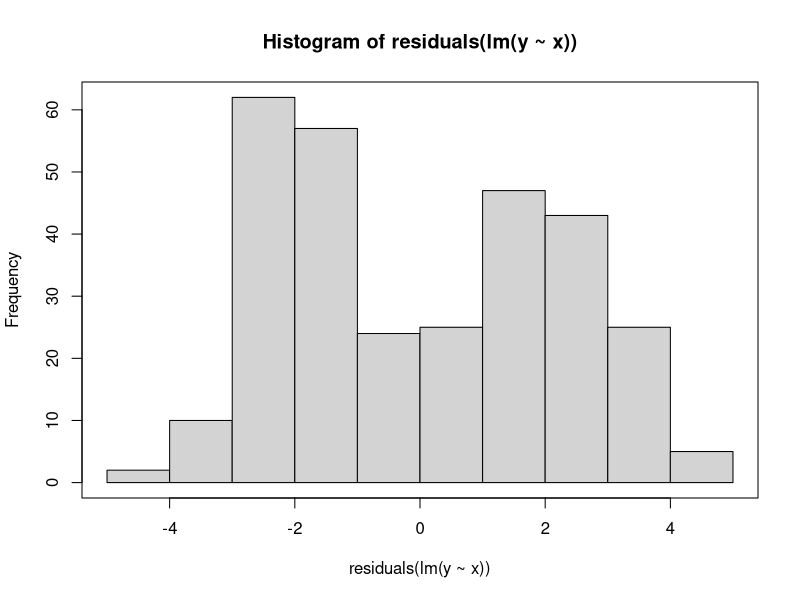
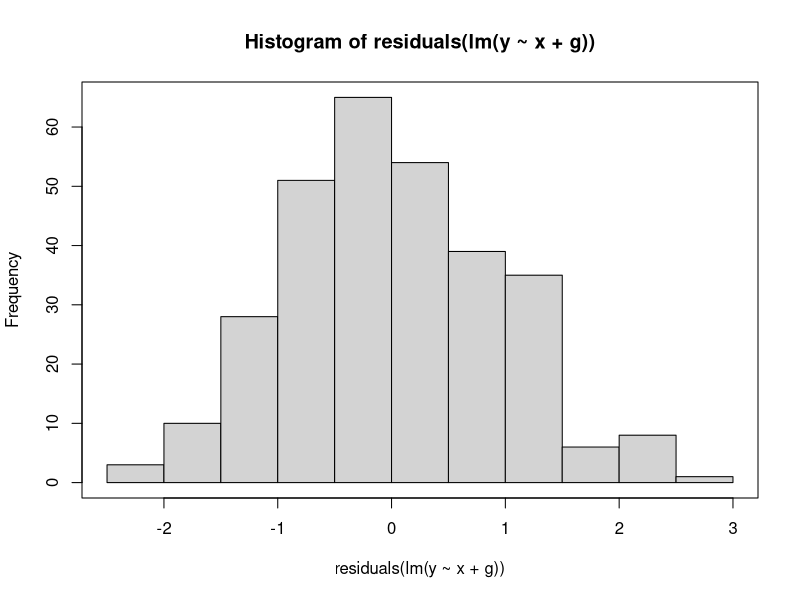
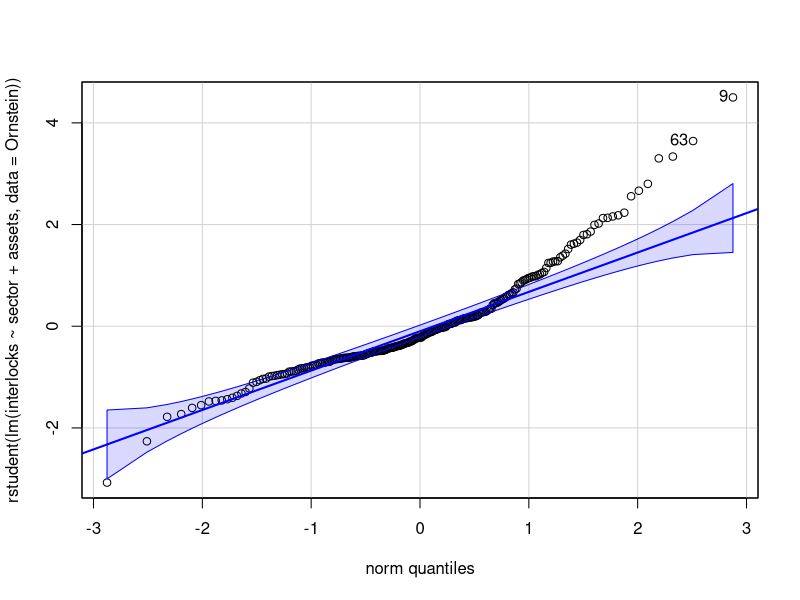
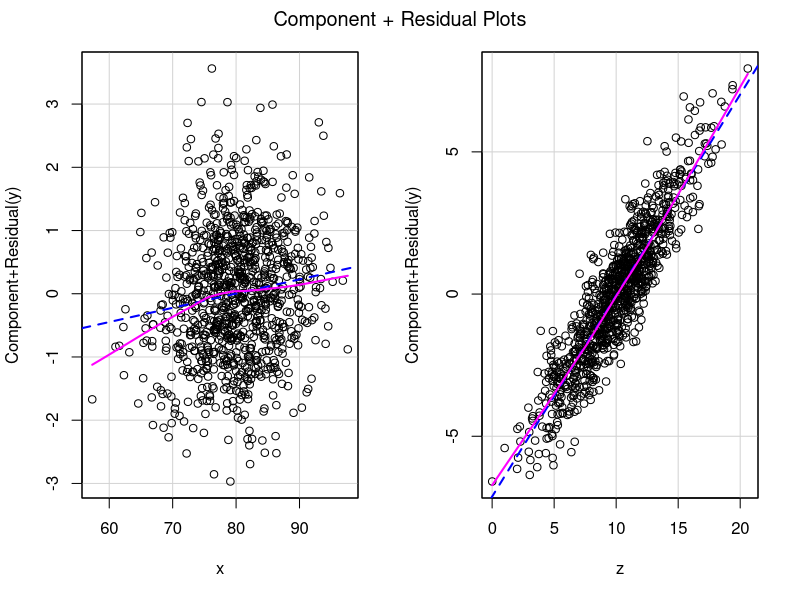

These charts were generated, in order, by the following R code:
library(car)

## leverage
Prestige10 <- Prestige[1:10,]
m <- lm(prestige ~ income + women, data = Prestige10)
hatvalues(m)

## demonstrate the calculation of hatvalues
X <- model.matrix(m)
H <- X %*% solve(crossprod(X)) %*% t(X)
H <- X %*% solve( t(X) %*% X ) %*% t(X)

all.equal(diag(H), hatvalues(m))

hvs <- apply(H, 1, function(x) sum(x^2))
all.equal(hvs, hatvalues(m))

all.equal( mean(hatvalues(m)), m$rank / (m$df.residual + m$rank) )

## multimodal residuals and potential causes
x <- rnorm(n = 300, mean = 50, sd = 5)
g <- rbinom(n = 300, prob = 0.4, size = 1)
z <- rnorm(n = 300, mean = 30, sd = 8)
y <- 2 + 0.7 * x + 4 * g + rnorm(n=300)
hist( residuals(lm(y ~ x)) )
box()
hist(residuals(lm(y~x+g)))
box()

qqPlot(rstudent(lm(interlocks~sector+assets,data=Ornstein)))

set.seed(5000)
x <- rnorm(n=1000, mean=80, sd=6)
z <- rnorm(n=1000, mean=10, sd=3)
y <- 2 + 3*log10(x)+0.7*z + rnorm(n=1000)
# x <- x - 70 ; y <- 2 + 3*x+5*x^2+0.7*z + rnorm(n=1000)
m <- lm(y~x+z)
crPlots(m)
ncvTest(m)

## test lack of fit/linearity
Vocab <- subset(Vocab, year==1989)
m1 <- lm(vocabulary~education, data=Vocab)
m2 <- lm(vocabulary~factor(education), data=Vocab)
Anova(m1)
Anova(m2)
anova(m1,m2)

vif(m)
